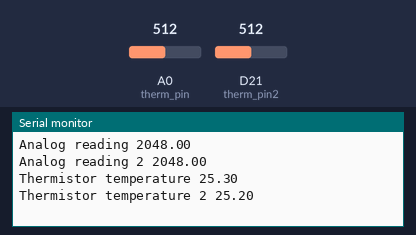
Recording of a sketch running on a simulated Arduino Zero (SAMD21). Parts: the last lines printed to the serial monitor. Inputs (shaded band) come from the test bench; at power-on: A0 (therm_pin) = 512, D21 (therm_pin2) = 512 (analog values on the 0–1023 scale).

Above: at 1.2 s.
1.3 s: A0 (therm_pin) set to 716
2.8 s: D21 (therm_pin2) set to 716
At 4.0 s:
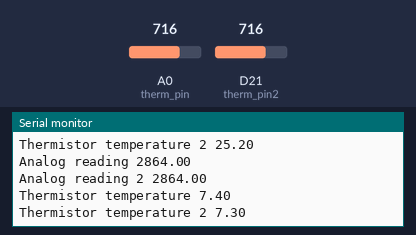
4.3 s: A0 (therm_pin) set to 900
5.8 s: D21 (therm_pin2) set to 900
At 7.4 s:
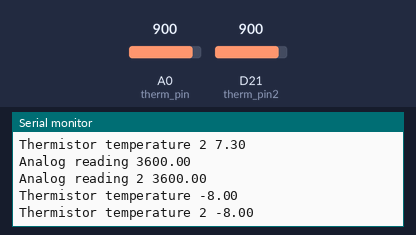

The sketch:

reading_temp_2_probes.ino
```cpp
const double res_ser=9890.0;
const double res_ser2=9930.0;

const double aa0  = -9.155;
const double aa1  = 55.567;
const double aa2  = 46.733;
const double aa3  = 56.823;

const double tt1  = 537.10;
const double tt2  = 2577.64;
const double tt3  = 18627.4;


#define therm_pin  A0
#define therm_pin2  A7
#define numsamples 50

int samples[numsamples];
int samples2[numsamples];


void setup() {
  analogReadResolution(12);
  Serial.begin(19200);

}


void loop() {

  int volt_level;
  int volt_level2;
  double average;
  double average2;
  uint8_t i;

  double resist, temper;
  double resist2, temper2;

  for(i=0;i<numsamples;i++){
    samples[i] = analogRead(therm_pin);
    samples2[i] = analogRead(therm_pin2);
    delay(2);
  }

  average=0.0;
  average2=0.0;

  for(i=0;i<numsamples;i++){
    average = average +(float) samples[i];
    average2 = average2 +(float) samples2[i];
  }

  average = average / (float) numsamples;
  average2 = average2 / (float) numsamples;


  //volt_level = analogRead(therm_pin);

  //resist = convert_ADC_resist(volt_level);
  resist = convert_ADC_resist(average);
  resist2 = convert_ADC_resist2(average2);

  temper = fit_temp(resist);
  temper2 = fit_temp(resist2);

 Serial.print("Analog reading ");
 Serial.println(average);

 Serial.print("Analog reading 2 ");
 Serial.println(average2);

   //Serial.print("Thermistor resistance ");
   //Serial.println(resist);

   Serial.print("Thermistor temperature ");
   Serial.println(round(temper*10.0)/10.0);

   Serial.print("Thermistor temperature 2 ");
   Serial.println(round(temper2*10.0)/10.0);

  delay(3000);

}

double convert_ADC_resist(double level_ADC){
  double resis_temp;

  resis_temp = (4095.0/ level_ADC)-1.0;
  resis_temp = res_ser/resis_temp;
  return resis_temp;
}

double convert_ADC_resist2(double level_ADC){
  double resis_temp;

  resis_temp = (4095.0/ level_ADC)-1.0;
  resis_temp = res_ser2/resis_temp;
  return resis_temp;
}


double fit_temp(double res){

  double fit1,fit2,fit3;
  double temp_out;

  fit1 = aa1*exp(-res/tt1);
  fit2 = aa2*exp(-res/tt2);
  fit3 = aa3*exp(-res/tt3);

  temp_out = aa0 + fit1+fit2+fit3;
  return temp_out;
}
```

Measured:
- after the input at 2.8 s, the serial monitor: prints a new line after 0.42 s (image 1)
- after the input at 5.8 s, the serial monitor: prints a new line after 0.54 s (image 2)
